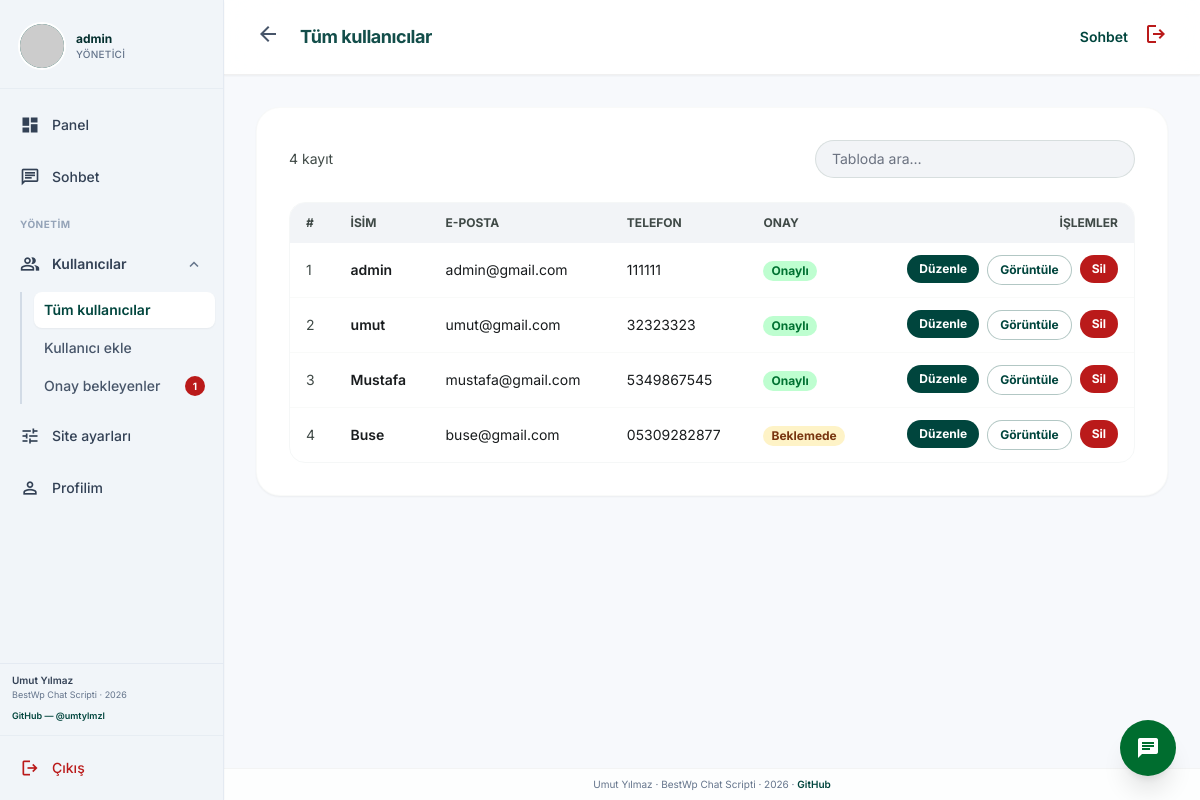
The page /kullanicilar.php (signed in) on the database its author committed.
### tables this page shows
CREATE TABLE `kullanicilar` (
  `kul_id` int(11) NOT NULL,
  `kul_isim` varchar(200) DEFAULT NULL,
  `kul_mail` varchar(200) DEFAULT NULL,
  `kul_sifre` varchar(100) DEFAULT NULL,
  `kul_telefon` varchar(100) DEFAULT NULL,
  `kul_yetki` int(11) NOT NULL DEFAULT 0,
  `kul_onay` tinyint(1) NOT NULL DEFAULT 1 COMMENT '0=beklemede, 1=onaylı',
  `kul_totp_secret` varchar(128) DEFAULT NULL,
  `kul_totp_enabled` tinyint(1) NOT NULL DEFAULT 0,
  `kul_son_giris` datetime DEFAULT NULL
);

### fonksiyonlar.php (called while the page is built, shortened)
<?php
function bestwp_avatar_url($kul_id, $kul_isim)
{
	$seed = rawurlencode((string) $kul_id . '|' . (string) $kul_isim);
	return 'https://api.dicebear.com/7.x/initials/svg?seed=' . $seed . '&chars=2&fontWeight=600&backgroundType=gradientLinear';
}
function bestwp_pending_registrations_count(PDO $db)
{
	try {
		return (int) $db->query('SELECT COUNT(*) FROM kullanicilar WHERE COALESCE(kul_onay,1) = 0')->fetchColumn();
	} catch (Exception $e) {
		return 0;
	}
}
?>

### kullanicilar.php (the view, shortened to what this page needs)
<?php
require_once 'islemler/baglan.php';
require_once 'fonksiyonlar.php';
	?>
	<?php
$admin_nav = 'kullanicilar';
$admin_heading = 'Tüm kullanıcılar';
include __DIR__ . '/partials/admin_shell_top.php';
$kul_list = $db->query('SELECT * FROM kullanicilar ORDER BY kul_id ASC')->fetchAll(PDO::FETCH_ASSOC);
?>
<div class="bg-white rounded-3xl border border-outline-variant/10 shadow-sm p-6 md:p-8">
	<div class="flex flex-col sm:flex-row sm:items-center justify-between gap-4 mb-6">
		<p class="text-on-surface-variant text-sm"><?php echo count($kul_list); ?> kayıt</p>
		<input type="search" id="kul-ara" placeholder="Tabloda ara…" class="w-full sm:max-w-xs rounded-full border border-outline-variant/50 bg-surface-container-low px-4 py-2 text-sm focus:ring-2 focus:ring-primary/20 focus:border-primary"/>
	</div>
	<div class="overflow-x-auto rounded-2xl border border-outline-variant/15">
		<table class="min-w-full text-sm text-left" id="kul-tablo">
			<thead class="bg-surface-container-low text-xs font-bold uppercase text-on-surface-variant">
				<tr>
					<th class="px-4 py-3">#</th>
					<th class="px-4 py-3">İsim</th>
					<th class="px-4 py-3">E-posta</th>
					<th class="px-4 py-3">Telefon</th>
					<th class="px-4 py-3">Onay</th>
					<th class="px-4 py-3 text-right">İşlemler</th>
				</tr>
			</thead>
			<tbody class="divide-y divide-outline-variant/10">
				<?php foreach ($kul_list as $i => $k): ?>
				<tr class="kul-row hover:bg-surface-container-low/50">
					<td class="px-4 py-3 text-on-surface-variant"><?php echo $i + 1; ?></td>
					<td class="px-4 py-3 font-semibold text-on-surface"><?php echo htmlspecialchars($k['kul_isim']); ?></td>
					<td class="px-4 py-3"><?php echo htmlspecialchars($k['kul_mail']); ?></td>
					<td class="px-4 py-3"><?php echo htmlspecialchars($k['kul_telefon'] ?? ''); ?></td>
					<td class="px-4 py-3"><?php echo (int) ($k['kul_onay'] ?? 1) === 1
						? '<span class="inline-flex rounded-full bg-secondary-container/40 px-2 py-0.5 text-xs font-bold text-on-secondary-container">Onaylı</span>'
						: '<span class="inline-flex rounded-full bg-amber-100 px-2 py-0.5 text-xs font-bold text-amber-900">Beklemede</span>'; ?></td>
					<td class="px-4 py-3 text-right">
						<div class="flex flex-wrap justify-end gap-2">
							<form action="kullaniciduzenle.php" method="POST" class="inline">
								<button type="submit" name="duzenleme" class="rounded-full bg-primary px-3 py-1.5 text-xs font-bold text-white hover:brightness-110">Düzenle</button>
							</form>
							<form action="kullanici.php" method="POST" class="inline">
								<button type="submit" name="duzenleme" class="rounded-full border border-primary/30 bg-white px-3 py-1.5 text-xs font-bold text-primary hover:bg-surface-container-low">Görüntüle</button>
							</form>
							<form action="islemler/ajax.php" method="POST" class="inline" onsubmit="return confirm('Bu kullanıcıyı silmek istediğinize emin misiniz?');">
								<button type="submit" name="kulsilme" class="rounded-full bg-error px-3 py-1.5 text-xs font-bold text-white hover:brightness-110">Sil</button>
							</form>
						</div>
					</td>
				</tr>
				<?php endforeach; ?>
			</tbody>
		</table>
	</div>
</div>
<?php
include __DIR__ . '/partials/admin_shell_bottom.php';

### partials/admin_shell_top.php (shortened to what this page needs)
<?php
$admin_nav = $admin_nav ?? '';
$admin_shell_mode = $admin_shell_mode ?? 'page';
$admin_page_title = $admin_page_title ?? (!empty($ayarcek['site_baslik']) ? $ayarcek['site_baslik'] : 'BestWp');
$admin_heading = $admin_heading ?? $admin_page_title;
$site_baslik_shell = !empty($ayarcek['site_baslik']) ? $ayarcek['site_baslik'] : 'BestWp';
$me_id_shell = (int) $_SESSION['kul_id'];
$kul_sorgu_shell = $db->prepare('SELECT * FROM kullanicilar WHERE kul_id = :id LIMIT 1');
$kul_sorgu_shell->execute(array('id' => $me_id_shell));
$me_shell = $kul_sorgu_shell->fetch(PDO::FETCH_ASSOC) ?: array();
$ben_avatar_shell = bestwp_avatar_url($me_id_shell, (string) ($me_shell['kul_isim'] ?? 'Admin'));
$bekleyen_shell = bestwp_pending_registrations_count($db);
$nav_panel = $admin_nav === 'panel'
	? 'flex items-center gap-3 px-3 py-2.5 rounded-xl bg-teal-100/90 text-teal-950 font-semibold text-sm shadow-sm border border-teal-200/50'
	: 'flex items-center gap-3 px-3 py-2.5 rounded-xl text-slate-700 hover:bg-slate-200/80 font-medium text-sm transition-colors';
$nav_sohbet = $admin_nav === 'sohbet'
	? 'flex items-center gap-3 px-3 py-2.5 rounded-xl bg-teal-100/90 text-teal-950 font-semibold text-sm shadow-sm border border-teal-200/50'
	: 'flex items-center gap-3 px-3 py-2.5 rounded-xl text-slate-700 hover:bg-slate-200/80 font-medium text-sm transition-colors';
$nav_ayar = $admin_nav === 'ayarlar'
	? 'flex items-center gap-3 px-3 py-2.5 rounded-xl bg-teal-100/90 text-teal-950 font-semibold text-sm shadow-sm border border-teal-200/50'
	: 'flex items-center gap-3 px-3 py-2.5 rounded-xl text-slate-700 hover:bg-slate-200/80 font-medium text-sm transition-colors';
$nav_profil = $admin_nav === 'profil'
	? 'flex items-center gap-3 px-3 py-2.5 rounded-xl bg-teal-100/90 text-teal-950 font-semibold text-sm shadow-sm border border-teal-200/50'
	: 'flex items-center gap-3 px-3 py-2.5 rounded-xl text-slate-700 hover:bg-slate-200/80 font-medium text-sm transition-colors';
$sub_kul_list = $admin_nav === 'kullanicilar' ? 'block py-2 px-2.5 rounded-lg text-sm bg-white text-primary font-semibold shadow-sm' : 'block py-2 px-2.5 rounded-lg text-sm text-slate-600 hover:bg-white hover:text-primary font-medium transition-colors';
$sub_kul_ekle = $admin_nav === 'kullaniciekle' ? 'block py-2 px-2.5 rounded-lg text-sm bg-white text-primary font-semibold shadow-sm' : 'block py-2 px-2.5 rounded-lg text-sm text-slate-600 hover:bg-white hover:text-primary font-medium transition-colors';
$sub_onay = $admin_nav === 'onay' ? 'flex items-center justify-between gap-2 py-2 px-2.5 rounded-lg text-sm bg-white text-primary font-semibold shadow-sm' : 'flex items-center justify-between gap-2 py-2 px-2.5 rounded-lg text-sm text-slate-600 hover:bg-white hover:text-primary font-medium transition-colors';
?>
<!DOCTYPE html>
<html class="light" lang="tr">
<head>
	<script src="https://cdn.tailwindcss.com?plugins=forms,container-queries"></script>
</head>
<body class="bg-background font-body text-on-surface antialiased flex h-screen overflow-hidden">
<aside id="admin-sidebar" class="admin-rail fixed left-0 top-0 z-40 bg-slate-100 h-screen w-56 flex flex-col border-r border-slate-200/80 shadow-sm transition-transform duration-200 ease-out max-md:-translate-x-full md:translate-x-0">
	<div class="px-3 pt-4 pb-3 border-b border-slate-200/60">
		<a href="index.php" class="flex items-center gap-3 min-w-0 rounded-xl p-2 hover:bg-white/80 transition-colors" title="Panel">
			<span class="w-11 h-11 rounded-full bg-primary-container overflow-hidden shadow-sm ring-2 ring-white flex-shrink-0">
				<img src="<?php echo htmlspecialchars($ben_avatar_shell); ?>" alt="" class="w-full h-full object-cover"/>
			</span>
			<div class="min-w-0 text-left">
				<p class="text-xs font-bold text-teal-950 truncate"><?php echo htmlspecialchars($me_shell['kul_isim'] ?? 'Admin'); ?></p>
				<p class="text-[10px] text-slate-500 font-medium uppercase tracking-wide">Yönetici</p>
			</div>
		</a>
	</div>
	<nav class="flex-1 overflow-y-auto py-3 px-2 space-y-1">
		<a href="index.php" class="<?php echo $nav_panel; ?>">
			<span class="material-symbols-outlined fill text-xl">dashboard</span>
			Panel
		</a>
		<a href="messenger.php" class="<?php echo $nav_sohbet; ?>">
			<span class="material-symbols-outlined text-xl">chat</span>
			Sohbet
		</a>
		<p class="px-3 pt-3 pb-1 text-[10px] font-bold text-slate-400 uppercase tracking-wider">Yönetim</p>
		<details class="group" open>
			<summary class="flex items-center gap-3 px-3 py-2.5 rounded-xl text-slate-700 hover:bg-slate-200/80 font-semibold text-sm cursor-pointer select-none transition-colors">
				<span class="material-symbols-outlined text-xl">group</span>
				<span class="flex-1 text-left">Kullanıcılar</span>
				<span class="material-symbols-outlined text-lg text-slate-500 admin-chevron">expand_more</span>
			</summary>
			<div class="mt-1 mb-2 ml-3 pl-3 border-l-2 border-slate-300/80 space-y-0.5">
				<a href="kullanicilar.php" class="<?php echo $sub_kul_list; ?>">Tüm kullanıcılar</a>
				<a href="kullaniciekle.php" class="<?php echo $sub_kul_ekle; ?>">Kullanıcı ekle</a>
				<a href="onay-bekleyenler.php" class="<?php echo $sub_onay; ?>">
					<span>Onay bekleyenler</span>
					<?php if ($bekleyen_shell > 0): ?>
					<span class="min-w-[1.25rem] h-5 px-1 bg-error text-white text-[10px] font-bold rounded-full flex items-center justify-center"><?php echo (int) $bekleyen_shell; ?></span>
					<?php endif; ?>
				</a>
			</div>
		</details>
		<a href="ayarlar.php" class="<?php echo $nav_ayar; ?>">
			<span class="material-symbols-outlined text-xl">tune</span>
			Site ayarları
		</a>
		<a href="profil.php" class="<?php echo $nav_profil; ?>">
			<span class="material-symbols-outlined text-xl">person</span>
			Profilim
		</a>
	</nav>
	<?php
	include __DIR__ . '/credit_sidebar.php';
	?>
	<div class="p-2 border-t border-slate-200/60 space-y-1">
		<a href="islemler/cikis.php" class="flex items-center gap-3 px-3 py-2.5 rounded-xl text-error hover:bg-red-50 font-medium text-sm transition-colors">
			<span class="material-symbols-outlined text-xl">logout</span>
			Çıkış
		</a>
	</div>
</aside>
<main class="flex-1 ml-0 md:ml-56 flex flex-col overflow-hidden min-w-0 w-full">
	<?php if ($admin_shell_mode === 'dashboard'): ?>
	<header class="sticky top-0 z-30 bg-white/90 backdrop-blur-xl flex flex-wrap justify-between items-center gap-4 w-full px-4 sm:px-6 py-3.5 shadow-sm border-b border-black/[0.06]">
		<div class="flex flex-wrap items-center gap-3 sm:gap-6 min-w-0">
			<button type="button" class="admin-nav-open md:hidden flex-shrink-0 p-2.5 rounded-xl text-slate-700 hover:bg-slate-100 border border-slate-200/80" aria-label="Menüyü aç">
				<span class="material-symbols-outlined text-2xl">menu</span>
			</button>
			<h1 class="text-base sm:text-lg font-bold text-teal-900 tracking-tight truncate min-w-0">
				<?php echo htmlspecialchars($site_baslik_shell); ?>
				<span class="text-secondary ml-2 font-normal text-sm opacity-75">Yönetim terminali</span>
			</h1>
			<div class="glass-search hidden md:flex items-center gap-2 px-4 py-2 rounded-full w-72 lg:w-96 border border-black/[0.06] focus-within:ring-2 focus-within:ring-primary/15">
				<span class="material-symbols-outlined text-outline text-lg">search</span>
				<input id="dash-filter" type="search" class="bg-transparent border-none focus:ring-0 text-sm w-full p-0 text-on-surface" placeholder="Kart veya kayıt ara…" autocomplete="off"/>
			</div>
		</div>
		<div class="flex items-center gap-4 flex-wrap">
			<div class="flex gap-2 text-slate-600">
				<a href="messenger.php?open=genel" class="p-2 rounded-full hover:bg-slate-100 hover:text-primary transition-colors" title="Forum"><span class="material-symbols-outlined">forum</span></a>
				<a href="onay-bekleyenler.php" class="p-2 rounded-full hover:bg-slate-100 hover:text-primary transition-colors relative" title="Onay bekleyenler">
					<span class="material-symbols-outlined">verified_user</span>
					<?php if ($bekleyen_shell > 0): ?>
					<span class="absolute -top-0.5 -right-0.5 min-w-[18px] h-[18px] px-1 bg-error text-white text-[10px] font-bold rounded-full flex items-center justify-center"><?php echo (int) $bekleyen_shell; ?></span>
					<?php endif; ?>
				</a>
				<a href="islemler/cikis.php" class="p-2 rounded-full hover:bg-red-50 text-error transition-colors" title="Çıkış"><span class="material-symbols-outlined">logout</span></a>
			</div>
			<div class="h-8 w-px bg-outline-variant/40 hidden sm:block"></div>
			<div class="flex items-center gap-2">
				<div class="text-right hidden sm:block">
					<p class="text-xs font-bold text-on-surface">Sistem</p>
					<p class="text-[10px] text-secondary font-semibold uppercase tracking-tight">Çalışıyor</p>
				</div>
				<div class="w-2 h-2 rounded-full bg-secondary animate-pulse flex-shrink-0"></div>
			</div>
		</div>
	</header>
	<?php else: ?>
	<header class="sticky top-0 z-30 bg-white/90 backdrop-blur-xl flex flex-wrap justify-between items-center gap-3 w-full px-4 sm:px-6 py-3.5 shadow-sm border-b border-black/[0.06]">
		<div class="flex items-center gap-2 sm:gap-3 min-w-0 flex-1">
			<a href="index.php" class="p-2 rounded-full text-slate-600 hover:bg-slate-100 hover:text-primary transition-colors shrink-0" title="Panele dön"><span class="material-symbols-outlined">arrow_back</span></a>
			<h1 class="text-base sm:text-lg font-bold text-teal-900 tracking-tight truncate min-w-0"><?php echo htmlspecialchars($admin_heading); ?></h1>
		</div>
		<div class="flex items-center gap-2">
			<a href="messenger.php" class="text-sm font-semibold text-primary hover:underline">Sohbet</a>
			<a href="islemler/cikis.php" class="p-2 rounded-full hover:bg-red-50 text-error transition-colors" title="Çıkış"><span class="material-symbols-outlined">logout</span></a>
		</div>
	</header>
	<?php endif; ?>
	<div class="flex-1 overflow-y-auto p-4 sm:p-6 md:p-8 <?php echo $admin_shell_mode === 'dashboard' ? 'space-y-8' : 'space-y-6'; ?>">

### partials/admin_shell_top.php (style rules this page uses)
.material-symbols-outlined { font-variation-settings: 'FILL' 0, 'wght' 400, 'GRAD' 0, 'opsz' 24; }
.material-symbols-outlined.fill { font-variation-settings: 'FILL' 1, 'wght' 400, 'GRAD' 0, 'opsz' 24; }
.admin-rail details > summary { list-style: none; }
.admin-rail details[open] .admin-chevron { transform: rotate(180deg); }
.admin-chevron { transition: transform 0.2s ease; }

### rows shown on the page
kullanicilar: kul_isim "admin", kul_mail "admin@gmail.com", kul_telefon "111111", kul_onay "Onaylı"
kullanicilar: kul_isim "umut", kul_mail "umut@gmail.com", kul_telefon "32323323", kul_onay "Onaylı"
kullanicilar: kul_isim "Mustafa", kul_mail "mustafa@gmail.com", kul_telefon "5349867545", kul_onay "Onaylı"
kullanicilar: kul_isim "Buse", kul_mail "buse@gmail.com", kul_telefon "05309282877", kul_onay "Beklemede"

### other values the page prints
$bekleyen_shell "1"
$admin_heading "Tüm kullanıcılar"
count($kul_list) "4"
